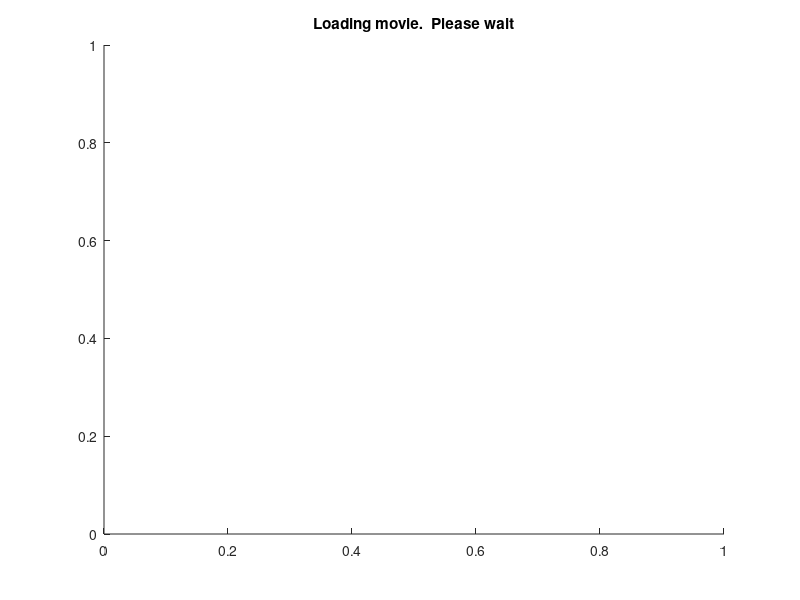

Write the MATLAB code that produced this figure. (Note: this script raises an error after producing the figure.)
%%%%%%%%%%%%%%%%%%%%%%%%%%%%%%%%%%%%
%
%  @Author Wei Yao & Aaron Becker
%
%  @brief  Loads frames from a movie, starting at frameNumber.  It then
%  displays frame frameNumber.  If a textfile of x,y positions exists for a
%  text file ##NUM##.mat, where ##NUM## <= frameNumber, it loads
%  draggable markers and displays these at those xy positions.  The user
%  then can drag exisiting markers onto the center of the umbrellas, delete
%  by right clicking, and add new markers by left clicking.  The user
%  presses <enter> to go to the next frame, which saves the current frame
%  xy positions as frameNumber.mat, then loads frame frameNumber+framesToSkip
%
%  @Date May 6, 2015
%%%%%%%%%%%%%%%%%%%%%%%%%%%%%%%%%%%%
%
% you need the movie (vidName) in the same directory as the code
% you need a folder called 'manualPoints/' in the same directory as the
% code
% 'c' will switch between rgb images and a thresholded BW image
% 'd' deletes all marked points (in case they are terrible)
% 'k' will run k-means algorithm, using the current points as seed values.

function ManualTrackUmbrellas(frameNumber, framesToSkip)

if nargin < 2
    framesToSkip = 23;
end
if nargin <1
    frameNumber = 50; %1932;
end

useBW = true;
vidName = 'First10Min.mp4';  %much shorter!
%vidName = 'UP Birdseye Footage MIT Prores Smaller.mp4';
dataFileName = 'manualPointsLowRes/';  %'manualPoints/';
titleString = 'Click to define object(s). Press <ENTER> to finish selection.';
figure(1)
imgax = gca;
hTitle       = title(imgax,'Loading movie.  Please wait');
imghandle = imhandles(imgca);
parentfig = ancestor(imgax,'figure');
set(imgax,'ButtonDownFcn','');
set(imghandle,'ButtonDownFcn',@placePoint);
set(parentfig,'KeyPressFcn',  @noMorePoints);
requestedvar = 'MarkedPoints';

processVideo = true;
if processVideo
    tic  %record the start time
    display(['Loading video: ',vidName]) %about 4 seconds
    vidBirdseye = VideoReader(vidName);
    toc %display how long it took to load.  My mac takes 4 seconds.  My PC takes 16s
    %nFrames = vidBirdseye.NumberOfFrames;
    [cdata, bw] = loadFrame(vidBirdseye, frameNumber);
else
    k=1; %#ok<UNRCH>
    rgb = imread(['KeyFrames/frameRel',num2str(k,'%07d'),'.tiff']);
    
    % convert rgb to YCbCr color space
    YCBCR = rgb2ycbcr(rgb);
    Ythresh = YCBCR(:,:,1)>32;
    % removes small blobs
    bw = bwareaopen(Ythresh,400);
    imshow(bw)
    %imshow(rgb)
end

    function placePoint(varargin)
        point_loc = get(imgax,'CurrentPoint');
        point_loc = point_loc(1,1:2);
        impoint2(imgax,point_loc);
        
        % save all the locations
        saveFrame();
    end

    function roi = impoint2(varargin)
        % impoint2: improved impoint object
        roi      = impoint(varargin{:});
        % Add a context menu for adding points
        l        = findobj(roi,'type','hggroup');
        uic      = unique( get(l,'UIContextMenu') );
        for u = 1:numel(uic)
            uimenu( uic(u), 'Label', 'Delete', 'Callback', @deleteROI )
        end
        
        function deleteROI(src,evt) %#ok
            delete(roi);
            saveFrame();
        end
    end

    function [cdata, bw] = loadFrame(vidReader, frameNum)
        tic %start a timer
        %loads video fream frameNum
        cdata = read(vidReader,frameNum);
        % convert rgb to YCbCr color space
        YCBCRim = rgb2ycbcr(cdata);
        Ythreshim = YCBCRim(:,:,1)>32;
        % removes small blobs
        bw = bwareaopen(Ythreshim,100);  %for high resolution, use 400 px as threshold.
        %imshow(rgb)
        if useBW
            imshow(bw)
        else
            imshow(cdata)
        end
        imgax = gca;
        imghandle = imhandles(imgca);
        parentfig = ancestor(imgax,'figure');
        set(imgax,'ButtonDownFcn','');
        set(imghandle,'ButtonDownFcn',@placePoint);
        set(parentfig,'KeyPressFcn',  @noMorePoints);
        requestedvar = 'MarkedPoints';
        
        % TODO: Check if we we have any umbrella locations for this frame.  If so, delete markers and create new ones
        %impoint2(varargin)
        
        % try to load points from a data file.
        s = dir([dataFileName,'*.mat']); % s is structure array with fields name,
        % date, bytes, isdir
        file_list = {s.name}'; % convert the name field from the elements
        % of the structure array into a cell array
        % of strings.
        umbrellasClicked = 0;
        if numel(file_list) > 0
            cm = cell2mat(file_list);
            fileNums =  str2num(cm(:,1:end-4)); %#ok<ST2NM>  STR3DOUBLE causes failures
            indx = find(fileNums<=frameNumber,1,'last');
            %
            data = load([dataFileName,num2str(fileNums(indx),'%07d')], 'pointLocations');
            
            for i = 1:size(data.pointLocations,1)
                impoint2(imgax,data.pointLocations(i,:));
            end
            umbrellasClicked = size(data.pointLocations,1);
        end
        hTitle = title(imgax,['Frame ', num2str(frameNumber),', ', titleString,' ', num2str(umbrellasClicked),' umbrellas']);
    end

    function pointLocations = saveFrame()
        pointLocations = getUmbrellaCenters(imgax);
        assignin('base',requestedvar,pointLocations);
        imsz = size(get(imhandles(imgca),'CData')); %#ok<NASGU>
        
        save([dataFileName,num2str(frameNumber,'%07d')], 'pointLocations','imsz','frameNumber');
        set( hTitle, 'String', ['Frame ', num2str(frameNumber),', ', titleString,' ', num2str(size(pointLocations,1)),' umbrellas ', num2str(toc,'%.1f') ])
    end

    function kMeansActual = kmeansAlgorithm( kMeanEstimates, data)
        % YAO WEI -- put your code here!
        
        [k,m] = size(kMeanEstimates)
        num = size(data,1)
seeds_index = 1:k;
seeds = kMeanEstimates;

old_seeds = seeds;
new_seeds = seeds;
%cost = zeros(1,1000);
iter = 1;
while(1)
    distance = zeros(num,k);
    tempx = zeros(num,k);
    tempy = zeros(num,k);
    tempx = repmat(data(:,1),1,k) - repmat(old_seeds(:,1).',num,1);
    tempy = repmat(data(:,2),1,k) - repmat(old_seeds(:,2).',num,1);
    distance = (tempx.^2 + tempy.^2);   
    
    [min_dis,cluster_index] = min(distance.');
    
 %   if(k == 1)
%         
%             cluster.seed = [seeds_index, seeds];
%             cluster.data = [data_normalized(:,1) data_normalized(:,2)];
%             cluster.data_index = [1:num].';
%             cluster.sum_min_dis = sum(distance); 
%             cluster.mean_center = mean(cluster.data);
%             new_seeds = cluster.mean_center;
%             cost(iter) = cluster.sum_min_dis;
%    else
        for ii = 1:k
            j = find(cluster_index == ii).';
            cluster(ii).seed = [seeds_index(ii), seeds(ii,:)];
            cluster(ii).data = [data(j,1) data(j,2)];
            cluster(ii).data_index = j;
            cluster(ii).sum_min_dis = sum(min_dis(j).'); 
            cluster(ii).mean_center = mean(cluster(ii).data);
            new_seeds(ii,:) = cluster(ii).mean_center;
           
            cost_distance(ii) = cluster(ii).sum_min_dis;
 %       end
        cost(iter) = sum(cost_distance);
        
       
        
        end
    kMeansActual = new_seeds;
        %display('calculating');
   
    
    

    
%     for index = 1:k
%         mean_center = cluster(index).mean_center;
%         original_mean = mean_center .* faithfulStd + faithfulMean;
%         data_index = cluster(index).data_index; 
%         diff = data(data_index,:) - repmat(original_mean,length(data_index),1);
%         cluster(index).original_distance = sum(diff(:,1).^2 + diff(:,2).^2);
%         original_cost_distance(index) = cluster(index).original_distance;
%     end
%     original_cost(iter) = sum(original_cost_distance);
    
    
    if(iter>=2)
        break;
    %elseif (cost(iter))
    elseif (norm(new_seeds - old_seeds) <1e-3)
    %display('done');
    %plot(cost);
     %hold on
        break; 
    else
        old_seeds = new_seeds;
        iter = iter + 1;
    end
end
        
        
        
        
        
        
        
        
        
        % this code is not good.  You must change it:
        %kMeansActual = kMeanEstimates - 5;  %adds 5 to the x and y coordinate of each mean.  This is NOT the right answer
    end

    function pointLocations = getUmbrellaCenters(imgax)
        roi = findall(imgax,'type','hggroup');
        pointLocations = NaN(numel(roi),2);
        for ii = 1:numel(roi)
            tmp = get(roi(ii),'children');
            pointLocations(ii,1) = get(tmp(1),'xdata');
            pointLocations(ii,2) = get(tmp(1),'ydata');
        end
    end

    function deleteUmbrellaCenters(imgax)
        roi = findall(imgax,'type','hggroup');
        for ii = 1:numel(roi)
            delete(roi(ii));
        end
    end

    function pointLocations = noMorePoints(~,evt)
        finished  = strcmpi(evt.Key,'return');
        pointLocations = [];
        %press 'c' to display bw or color images
        %      'd' to delete all markers
        %      'k' to run k-means
        if strcmpi(evt.Key,'d');
            deleteUmbrellaCenters(imgax);
        end
        if strcmpi(evt.Key,'c');
            useBW = ~useBW;
            [cdata, bw] = loadFrame(vidBirdseye, frameNumber);
            
        end
        if strcmpi(evt.Key,'k');
            %call k-means, but first gather the needed data:
            kMeanEstimates = getUmbrellaCenters(imgax);
            [xcoord,ycoord] = ind2sub( size(bw), find(bw>0));
            nonBackgroundPx = [xcoord,ycoord];
            %kMeanEstimates are the xy pairs, one for each umbrella
            %data is every pixel that is not background.
            % YAO WEI -- put your code here!
            kMeansActual = kmeansAlgorithm( kMeanEstimates, nonBackgroundPx);
            % update the location of every mean value.
            
            deleteUmbrellaCenters(imgax)
            
            for i = 1:size(kMeansActual,1)
                impoint2(imgax,kMeansActual(i,:));
            end
        end
        
        if finished
            % Delete title, reset original functionality
            %delete(findall(parentfig,'tag','markImagePoints'));
            set(imghandle,'ButtonDownFcn','');
            set(parentfig,'KeyPressFcn','');
            pointLocations = saveFrame();
            
            % delete current markers.
            roi = findall(imgax,'type','hggroup');
            for ii = 1:numel(roi)
                delete(roi(ii));
            end
            
            %  load the next frame.
            frameNumber = frameNumber+framesToSkip;
            [cdata, bw] = loadFrame(vidBirdseye, frameNumber);
        end
    end
end

